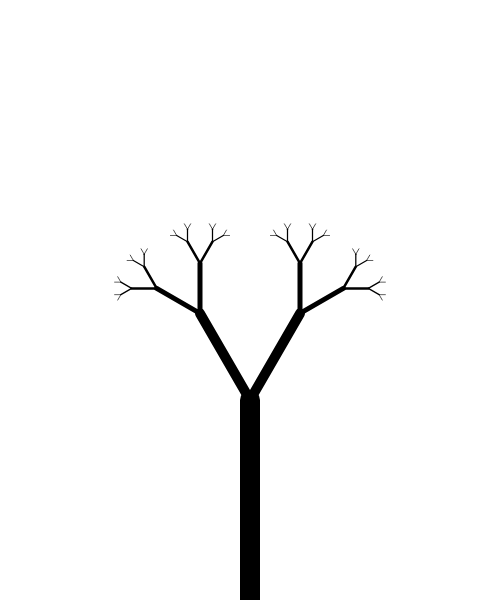
Frame 1 (no input)
Frame 2 (the mouse pressed at the canvas centre, redrawn once): identical to frame 1, image omitted

The p5.js sketch that drew this single still picture (run headless with seeded random() and noise() and a simulated clock; the mouse was pressed at the canvas centre and the sketch redrawn once):

// p5.js sketch
// ── sketch.js
//branch//
var c = 0;

function setup() {
  createCanvas(500, 600);
  background(255);
  translate(width / 2, height);
  stroke(0);
  branch(200);
  print(c);
}

function draw() {
  noLoop();

}

function branch(len) {
  var angle = PI / 6;
  var sw = map(len, 200, 0, 20, 0); //strokeWeight
  strokeWeight(sw);
  line(0, 0, 0, -len);


  translate(0, -len);
  if (len > 10) {
    push()
    rotate(angle);
    branch(len / 2);
    pop();

    push();
    rotate(-angle);
    branch(len / 2);
    pop();
  }


  c += 1;
}
